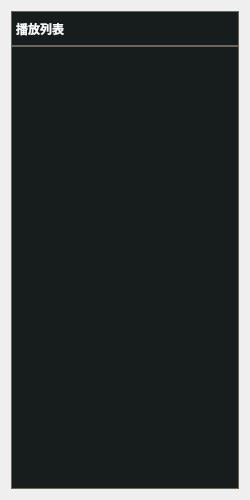
<?xml version="1.0" encoding="UTF-8"?>
<ui version="4.0">
 <class>PlayList</class>
 <widget class="QWidget" name="PlayList">
  <property name="geometry">
   <rect>
    <x>0</x>
    <y>0</y>
    <width>250</width>
    <height>500</height>
   </rect>
  </property>
  <property name="minimumSize">
   <size>
    <width>250</width>
    <height>500</height>
   </size>
  </property>
  <property name="maximumSize">
   <size>
    <width>300</width>
    <height>16777215</height>
   </size>
  </property>
  <property name="windowTitle">
   <string>Form</string>
  </property>
  <layout class="QGridLayout" name="gridLayout">
   <property name="verticalSpacing">
    <number>0</number>
   </property>
   <item row="0" column="0" alignment="Qt::AlignmentFlag::AlignVCenter">
    <widget class="QWidget" name="widget" native="true">
     <property name="minimumSize">
      <size>
       <width>0</width>
       <height>30</height>
      </size>
     </property>
     <property name="styleSheet">
      <string notr="true">QWidget#widget{
	background-color:#171D1D;
	font: 436 14pt &quot;JetBrains Mono&quot;;
	border: 1px solid #69655B; 
}
</string>
     </property>
     <layout class="QHBoxLayout" name="horizontalLayout" stretch="2,0,0">
      <property name="spacing">
       <number>2</number>
      </property>
      <property name="leftMargin">
       <number>5</number>
      </property>
      <property name="topMargin">
       <number>5</number>
      </property>
      <property name="rightMargin">
       <number>5</number>
      </property>
      <property name="bottomMargin">
       <number>5</number>
      </property>
      <item>
       <widget class="QLabel" name="label">
        <property name="styleSheet">
         <string notr="true">color: #F8F8F8;
font: 436 14pt &quot;JetBrains Mono&quot;;
font-weight: bold;</string>
        </property>
        <property name="text">
         <string>播放列表</string>
        </property>
       </widget>
      </item>
      <item alignment="Qt::AlignmentFlag::AlignHCenter">
       <widget class="QPushButton" name="serchBtn">
        <property name="minimumSize">
         <size>
          <width>25</width>
          <height>25</height>
         </size>
        </property>
        <property name="maximumSize">
         <size>
          <width>25</width>
          <height>25</height>
         </size>
        </property>
        <property name="cursor">
         <cursorShape>PointingHandCursor</cursorShape>
        </property>
        <property name="styleSheet">
         <string notr="true">QPushButton {
    /* 去掉边框和默认背景 */
    border: none;
    background: transparent;  /* 或者用纯色：#333333 */
    color: #cccccc;           /* 文字颜色 */
	
	image: url(:/media/icon/Search.png);
}

/* 关键：必须覆盖 hover，否则 Qt 默认会画灰色渐变 */
QPushButton:hover {
    background: transparent;  /* 保持和上面一样，就不变色了 */
    color: #ffffff;           /* 可以让文字变亮，但背景不动 */
    border: none;
	
	image: url(:/media/icon/SearchSelected.png);
}

/* 按下效果也去掉（可选，建议保留一点点反馈）*/
QPushButton:pressed {
    background: transparent;
 
}</string>
        </property>
        <property name="text">
         <string/>
        </property>
        <property name="iconSize">
         <size>
          <width>24</width>
          <height>24</height>
         </size>
        </property>
       </widget>
      </item>
      <item>
       <widget class="QPushButton" name="addBtn">
        <property name="minimumSize">
         <size>
          <width>25</width>
          <height>25</height>
         </size>
        </property>
        <property name="maximumSize">
         <size>
          <width>25</width>
          <height>25</height>
         </size>
        </property>
        <property name="sizeIncrement">
         <size>
          <width>25</width>
          <height>0</height>
         </size>
        </property>
        <property name="cursor">
         <cursorShape>PointingHandCursor</cursorShape>
        </property>
        <property name="styleSheet">
         <string notr="true">QPushButton {
    /* 去掉边框和默认背景 */
    border: none;
    background: transparent;  /* 或者用纯色：#333333 */
    color: #cccccc;           /* 文字颜色 */
	
	image: url(:/media/icon/Plus.png);
}

/* 关键：必须覆盖 hover，否则 Qt 默认会画灰色渐变 */
QPushButton:hover {
    background: transparent;  /* 保持和上面一样，就不变色了 */
    color: #ffffff;           /* 可以让文字变亮，但背景不动 */
    border: none;
	
	image: url(:/media/icon/PlusSelected.png);
}

/* 按下效果也去掉（可选，建议保留一点点反馈）*/
QPushButton:pressed {
    background: transparent;
 
}</string>
        </property>
        <property name="text">
         <string/>
        </property>
        <property name="iconSize">
         <size>
          <width>24</width>
          <height>24</height>
         </size>
        </property>
       </widget>
      </item>
     </layout>
    </widget>
   </item>
   <item row="1" column="0">
    <widget class="QListWidget" name="videoList">
     <property name="minimumSize">
      <size>
       <width>200</width>
       <height>100</height>
      </size>
     </property>
     <property name="maximumSize">
      <size>
       <width>300</width>
       <height>16777215</height>
      </size>
     </property>
     <property name="cursor" stdset="0">
      <cursorShape>PointingHandCursor</cursorShape>
     </property>
     <property name="styleSheet">
      <string notr="true">/* ========== PlayList 整体 ========== */
PlayList {
    background-color: #171D1D; /* 使用深黑灰作为总背景 */
    border: none;
}

/* ========== 列表区域 ========== */
QListWidget#videoList {
    background-color: #171D1D; /* 深黑灰背景 */
    border: 1px solid #69655B; /* 褐灰边框，低调且有质感 */
    outline: none;
    show-decoration-selected: 0;
}

/* ========== Item 基础 ========== */
QListWidget#videoList::item {
    font-weight: bold;
    background-color: #171D1D; /* 默认背景色 */
    color: #DBDBD8; /* 浅灰白文字，柔和不刺眼 */
    padding: 6px 8px;
    margin: 4px 8px;  
    height: 70px;
    border-radius: 4px; /* 增加微小圆角提升现代感 */
}

/* ========== Item 悬停 ========== */
QListWidget#videoList::item:hover {
    background-color: rgba(0,0,0,0.1); /* 冷灰悬停，产生金属铝材的视觉感 */
    color: #FFFFFF; /* 悬停时文字纯白 */
}

/* ========== Item 选中 ========== */
QListWidget#videoList::item:selected {
    background-color: rgba(0,0,0,1);/* 暖黄/金色选中态，典型的“高级黑金”配色 */
    color: #171D1D; /* 选中时文字变为深色，保证极高辨识度 */
    font-weight: bold;
}

/* 选中态的悬停（保持金色） */
QListWidget#videoList::item:selected:hover {
    background-color: rgba(0,0,0,0.2);
    color: #171D1D;
}

/* ========== 滚动条美化 ========== */
/* 竖直滚动条整体 */
QListWidget#videoList QScrollBar:vertical {
    background-color: #171D1D;
    width: 8px;
    border-radius: 4px;
    margin: 4px 0;
}

/* 滚动条滑块 */
QListWidget#videoList QScrollBar::handle:vertical {
    background-color: #69655B; /* 褐灰滑块，与背景融合 */
    min-height: 30px;
    border-radius: 4px;
    margin: 0 2px;
}

/* 滑块悬停 */
QListWidget#videoList QScrollBar::handle:vertical:hover {
    background-color: #8B8D95; /* 冷灰，增加亮度反馈 */
}

/* 滑块按下 */
QListWidget#videoList QScrollBar::handle:vertical:pressed {
    background-color: #D5B44F; /* 按下时变为金色反馈 */
}

/* 去掉上下箭头按钮 */
QListWidget#videoList QScrollBar::add-line:vertical,
QListWidget#videoList QScrollBar::sub-line:vertical {
    height: 0px;
    background: transparent;
}

/* 滚动条背景槽 */
QListWidget#videoList QScrollBar::add-page:vertical,
QListWidget#videoList QScrollBar::sub-page:vertical {
    background-color: transparent;
}</string>
     </property>
     <property name="isWrapping" stdset="0">
      <bool>false</bool>
     </property>
    </widget>
   </item>
  </layout>
 </widget>
 <resources/>
 <connections/>
</ui>
